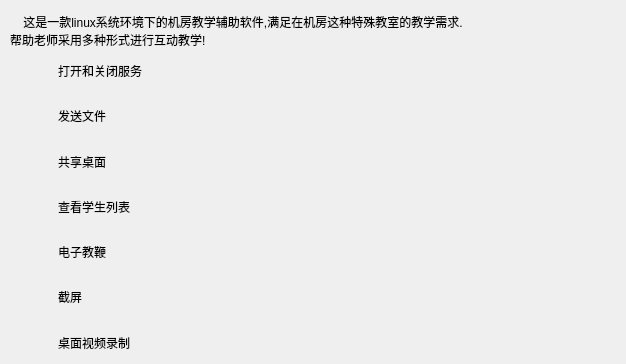
<?xml version="1.0" encoding="UTF-8"?>
<ui version="4.0">
 <class>helpDialog</class>
 <widget class="QDialog" name="helpDialog">
  <property name="geometry">
   <rect>
    <x>0</x>
    <y>0</y>
    <width>626</width>
    <height>364</height>
   </rect>
  </property>
  <property name="windowTitle">
   <string>帮助</string>
  </property>
  <widget class="QLabel" name="label_gif">
   <property name="geometry">
    <rect>
     <x>220</x>
     <y>70</y>
     <width>381</width>
     <height>261</height>
    </rect>
   </property>
   <property name="text">
    <string/>
   </property>
  </widget>
  <widget class="QLabel" name="label_2">
   <property name="geometry">
    <rect>
     <x>10</x>
     <y>10</y>
     <width>611</width>
     <height>41</height>
    </rect>
   </property>
   <property name="text">
    <string>    这是一款linux系统环境下的机房教学辅助软件,满足在机房这种特殊教室的教学需求.
帮助老师采用多种形式进行互动教学!</string>
   </property>
  </widget>
  <widget class="QWidget" name="">
   <property name="geometry">
    <rect>
     <x>11</x>
     <y>51</y>
     <width>161</width>
     <height>311</height>
    </rect>
   </property>
   <layout class="QVBoxLayout" name="verticalLayout">
    <item>
     <layout class="QHBoxLayout" name="horizontalLayout">
      <item>
       <widget class="QLabel" name="label_3">
        <property name="maximumSize">
         <size>
          <width>41</width>
          <height>31</height>
         </size>
        </property>
        <property name="text">
         <string/>
        </property>
        <property name="pixmap">
         <pixmap resource="image.qrc">:/new/prefix1/image/server.png</pixmap>
        </property>
        <property name="scaledContents">
         <bool>true</bool>
        </property>
       </widget>
      </item>
      <item>
       <widget class="QLabel" name="label_4">
        <property name="text">
         <string>打开和关闭服务</string>
        </property>
        <property name="textFormat">
         <enum>Qt::AutoText</enum>
        </property>
       </widget>
      </item>
     </layout>
    </item>
    <item>
     <layout class="QHBoxLayout" name="horizontalLayout_2">
      <item>
       <widget class="QLabel" name="label_5">
        <property name="maximumSize">
         <size>
          <width>41</width>
          <height>31</height>
         </size>
        </property>
        <property name="text">
         <string/>
        </property>
        <property name="pixmap">
         <pixmap resource="image.qrc">:/new/prefix1/image/open_file.png</pixmap>
        </property>
        <property name="scaledContents">
         <bool>true</bool>
        </property>
       </widget>
      </item>
      <item>
       <widget class="QLabel" name="label_6">
        <property name="text">
         <string>发送文件</string>
        </property>
       </widget>
      </item>
     </layout>
    </item>
    <item>
     <layout class="QHBoxLayout" name="horizontalLayout_3">
      <item>
       <widget class="QLabel" name="label_7">
        <property name="maximumSize">
         <size>
          <width>41</width>
          <height>31</height>
         </size>
        </property>
        <property name="text">
         <string/>
        </property>
        <property name="pixmap">
         <pixmap resource="image.qrc">:/new/prefix1/image/share.png</pixmap>
        </property>
        <property name="scaledContents">
         <bool>true</bool>
        </property>
       </widget>
      </item>
      <item>
       <widget class="QLabel" name="label_8">
        <property name="text">
         <string>共享桌面</string>
        </property>
       </widget>
      </item>
     </layout>
    </item>
    <item>
     <layout class="QHBoxLayout" name="horizontalLayout_4">
      <item>
       <widget class="QLabel" name="label_9">
        <property name="maximumSize">
         <size>
          <width>41</width>
          <height>31</height>
         </size>
        </property>
        <property name="text">
         <string/>
        </property>
        <property name="pixmap">
         <pixmap resource="image.qrc">:/new/prefix1/image/user_list.png</pixmap>
        </property>
        <property name="scaledContents">
         <bool>true</bool>
        </property>
       </widget>
      </item>
      <item>
       <widget class="QLabel" name="label_10">
        <property name="text">
         <string>查看学生列表</string>
        </property>
       </widget>
      </item>
     </layout>
    </item>
    <item>
     <layout class="QHBoxLayout" name="horizontalLayout_5">
      <item>
       <widget class="QLabel" name="label_11">
        <property name="maximumSize">
         <size>
          <width>41</width>
          <height>31</height>
         </size>
        </property>
        <property name="text">
         <string/>
        </property>
        <property name="pixmap">
         <pixmap resource="image.qrc">:/new/prefix1/image/logo.png</pixmap>
        </property>
        <property name="scaledContents">
         <bool>true</bool>
        </property>
       </widget>
      </item>
      <item>
       <widget class="QLabel" name="label_12">
        <property name="text">
         <string>电子教鞭</string>
        </property>
       </widget>
      </item>
     </layout>
    </item>
    <item>
     <layout class="QHBoxLayout" name="horizontalLayout_7">
      <item>
       <widget class="QLabel" name="label_14">
        <property name="maximumSize">
         <size>
          <width>41</width>
          <height>31</height>
         </size>
        </property>
        <property name="text">
         <string/>
        </property>
        <property name="pixmap">
         <pixmap resource="image.qrc">:/new/prefix1/image/screen.png</pixmap>
        </property>
        <property name="scaledContents">
         <bool>true</bool>
        </property>
       </widget>
      </item>
      <item>
       <widget class="QLabel" name="label_15">
        <property name="text">
         <string>截屏</string>
        </property>
       </widget>
      </item>
     </layout>
    </item>
    <item>
     <layout class="QHBoxLayout" name="horizontalLayout_6">
      <item>
       <widget class="QLabel" name="label">
        <property name="maximumSize">
         <size>
          <width>41</width>
          <height>31</height>
         </size>
        </property>
        <property name="text">
         <string/>
        </property>
        <property name="pixmap">
         <pixmap resource="image.qrc">:/new/prefix1/image/video.png</pixmap>
        </property>
        <property name="scaledContents">
         <bool>true</bool>
        </property>
       </widget>
      </item>
      <item>
       <widget class="QLabel" name="label_13">
        <property name="text">
         <string>桌面视频录制</string>
        </property>
       </widget>
      </item>
     </layout>
    </item>
   </layout>
  </widget>
 </widget>
 <resources>
  <include location="image.qrc"/>
 </resources>
 <connections/>
</ui>
